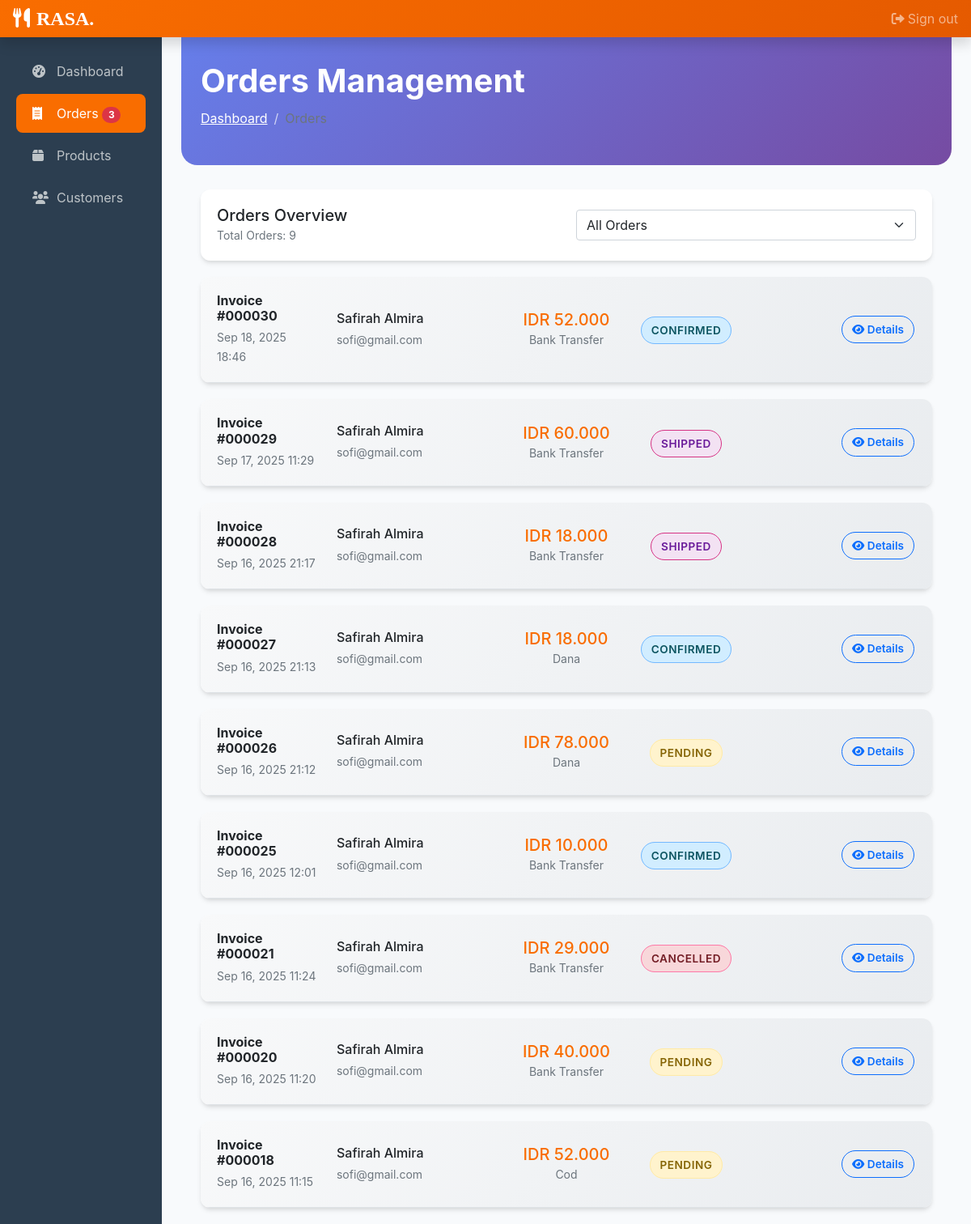
Page /dashboard/dashboard.php?page=orders (signed in) on the earlier database version.
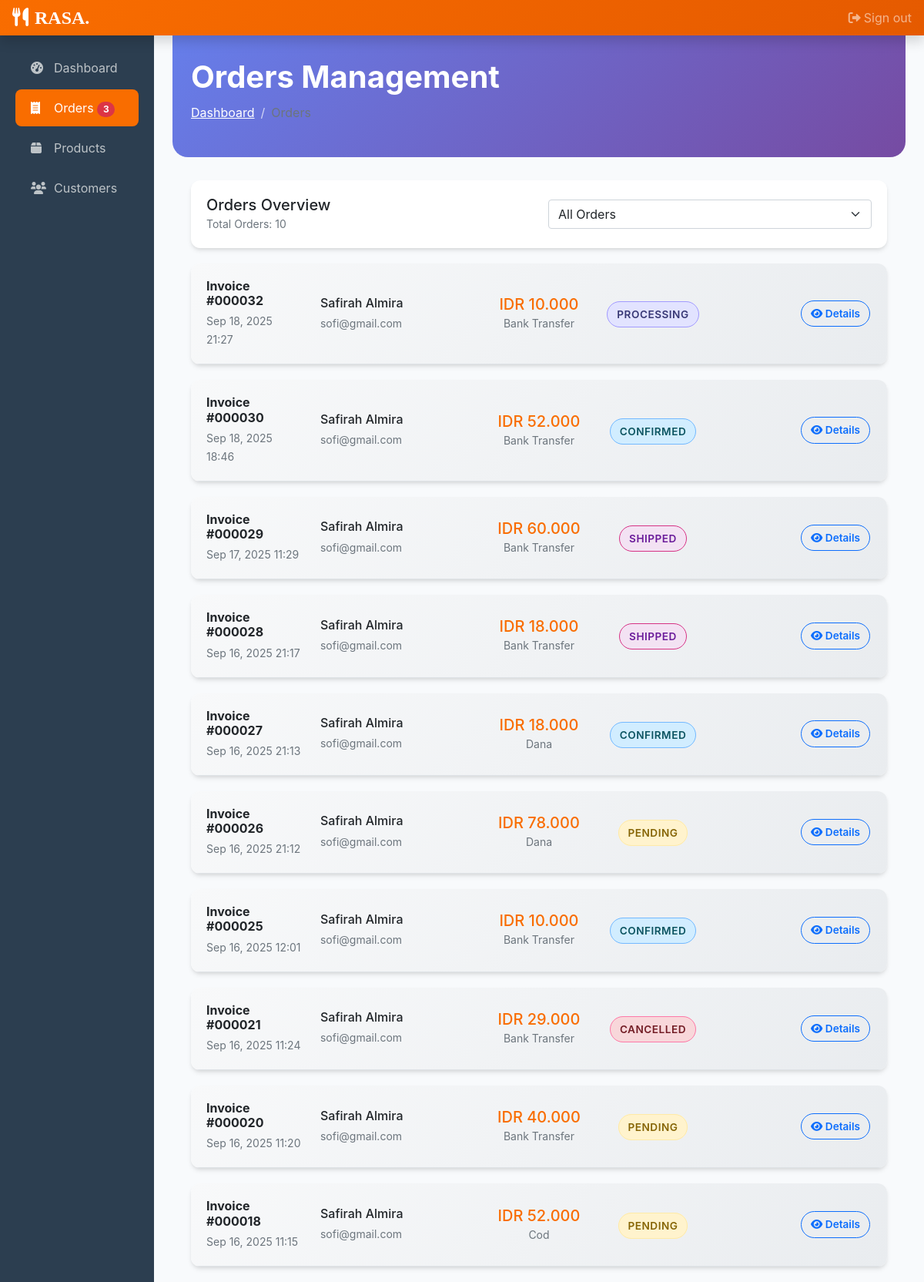
Same page on the later database version.
### tables this page shows
CREATE TABLE `transaction` (
  `id_transaction` int NOT NULL,
  `id_user` int NOT NULL,
  `date` datetime NOT NULL,
  `total_price` int NOT NULL,
  `payment_method` varchar(50) NOT NULL,
  `status` varchar(50) DEFAULT 'pending'
);

CREATE TABLE `users` (
  `id` int NOT NULL,
  `fullname` varchar(255) NOT NULL,
  `username` varchar(255) NOT NULL,
  `phone` varchar(255) NOT NULL,
  `email` varchar(255) NOT NULL,
  `address` varchar(255) NOT NULL,
  `password` varchar(255) NOT NULL,
  `role` enum('user','admin') NOT NULL,
  `profile_picture` varchar(255) DEFAULT NULL
);

### dashboard/dashboard.php (the view, shortened to what this page needs)
<?php
include '../config.php';
$current_page = isset($_GET['page']) ? $_GET['page'] : 'dashboard';
$transactions = [];
if ($current_page === 'orders') {
  $status_filter = isset($_GET['status']) ? $_GET['status'] : 'all';
  if ($status_filter === 'all') {
    $sql = "SELECT t.*, u.fullname, u.email, u.phone, u.address
            FROM transaction t
            JOIN users u ON t.id_user = u.id
            ORDER BY t.date DESC";
  } else {
    $sql = "SELECT t.*, u.fullname, u.email, u.phone, u.address
            FROM transaction t
            JOIN users u ON t.id_user = u.id
            WHERE t.status = '$status_filter'
            ORDER BY t.date DESC";
  }
  $result = mysqli_query($db, $sql);
  while ($row = mysqli_fetch_assoc($result)) {
    $transactions[] = $row;
  }
}
$stats = [];
?>
<!doctype html>
<html lang="en">
<head>
  <link href="../assets/dist/css/bootstrap.min.css" rel="stylesheet">
  <link href="https://cdnjs.cloudflare.com/ajax/libs/font-awesome/6.0.0/css/all.min.css" rel="stylesheet">
</head>
<body>
  <header class="navbar navbar-dark sticky-top flex-md-nowrap p-0 shadow">
    <a class="navbar-brand col-md-3 col-lg-2 me-0 px-3" href="dashboard.php">
      <i class="fas fa-utensils me-2"></i>RASA.
    </a>
    <div class="navbar-nav">
      <div class="nav-item text-nowrap">
        <a class="nav-link px-3" href="../index.php">
          <i class="fas fa-sign-out-alt me-1"></i>Sign out
        </a>
      </div>
    </div>
  </header>
  <div class="container-fluid">
    <div class="row">
      <nav id="sidebarMenu" class="col-md-3 col-lg-2 d-md-block sidebar collapse">
        <div class="position-sticky pt-3">
          <ul class="nav flex-column">
            <li class="nav-item">
              <a class="nav-link <?= $current_page === 'dashboard' ? 'active' : '' ?>"
                href="dashboard.php?page=dashboard">
                <i class="fas fa-tachometer-alt"></i>Dashboard
              </a>
            </li>
            <li class="nav-item">
              <a class="nav-link <?= $current_page === 'orders' ? 'active' : '' ?>" href="dashboard.php?page=orders">
                <i class="fas fa-receipt"></i>Orders
                <?php
                $pending_result = $db->query("SELECT COUNT(*) as count FROM transaction WHERE status = 'pending' OR status IS NULL");
                $pending_count = $pending_result->fetch_assoc()['count'];
                if ($pending_count > 0): ?>
                  <span class="badge bg-danger rounded-pill ms-auto"><?= $pending_count ?></span>
                <?php endif; ?>
              </a>
            </li>
            <li class="nav-item">
              <a class="nav-link <?= $current_page === 'products' ? 'active' : '' ?>"
                href="dashboard.php?page=products">
                <i class="fas fa-box"></i>Products
              </a>
            </li>
            <li class="nav-item">
              <a class="nav-link <?= $current_page === 'customers' ? 'active' : '' ?>"
                href="dashboard.php?page=customers">
                <i class="fas fa-users"></i>Customers
              </a>
            </li>
          </ul>
        </div>
      </nav>
      <main class="col-md-9 ms-sm-auto col-lg-10 px-md-4 main-content">
        <?php if ($current_page === 'dashboard'): ?>
          <div class="page-header">
            <div class="container-fluid">
              <h1 class="page-title">Dashboard</h1>
              <nav aria-label="breadcrumb">
                <ol class="breadcrumb">
                  <li class="breadcrumb-item active">Dashboard</li>
                </ol>
              </nav>
            </div>
          </div>
          <div class="container-fluid">
            <div class="row mb-4">
              <div class="col-md-3 mb-3">
                <div class="stat-card">
                  <div class="stat-icon" style="background: linear-gradient(135deg, #667eea 0%, #764ba2 100%);">
                    <i class="fas fa-shopping-cart"></i>
                  </div>
                  <h6 class="text-muted">Today's Orders</h6>
                  <h2 class="mb-0"><?= $stats['today_orders'] ?? 0 ?></h2>
                </div>
              </div>
              <div class="col-md-3 mb-3">
                <div class="stat-card">
                  <div class="stat-icon" style="background: linear-gradient(135deg, #f093fb 0%, #f5576c 100%);">
                    <i class="fas fa-clock"></i>
                  </div>
                  <h6 class="text-muted">Pending Orders</h6>
                  <h2 class="mb-0"><?= $stats['pending'] ?? 0 ?></h2>
                </div>
              </div>
              <div class="col-md-3 mb-3">
                <div class="stat-card">
                  <div class="stat-icon" style="background: linear-gradient(135deg, #4facfe 0%, #00f2fe 100%);">
                    <i class="fas fa-users"></i>
                  </div>
                  <h6 class="text-muted">Total Customers</h6>
                  <h2 class="mb-0"><?= $stats['total_customers'] ?? 0 ?></h2>
                </div>
              </div>
              <div class="col-md-3 mb-3">
                <div class="stat-card">
                  <div class="stat-icon" style="background: linear-gradient(135deg, #fa709a 0%, #fee140 100%);">
                    <i class="fas fa-dollar-sign"></i>
                  </div>
                  <h6 class="text-muted">Total Revenue</h6>
                  <h2 class="mb-0">IDR <?= number_format($stats['total_revenue'] ?? 0, 0, ',', '.') ?></h2>
                </div>
              </div>
            </div>
            <div class="row">
              <div class="col-12">
                <div class="stat-card">
                  <h5 class="mb-3">Quick Actions</h5>
                  <div class="d-flex flex-wrap gap-2">
                    <a href="dashboard.php?page=orders&status=pending" class="btn btn-warning">
                      <i class="fas fa-clock me-1"></i>Review Pending Orders
                    </a>
                    <a href="dashboard.php?page=products" class="btn btn-primary">
                      <i class="fas fa-plus me-1"></i>Add New Product
                    </a>
                    <a href="dashboard.php?page=customers" class="btn btn-info">
                      <i class="fas fa-users me-1"></i>Manage Customers
                    </a>
                    <a href="dashboard.php?page=orders" class="btn btn-success">
                      <i class="fas fa-list me-1"></i>View All Orders
                    </a>
                  </div>
                </div>
              </div>
            </div>
          </div>
        <?php elseif ($current_page === 'orders'): ?>
          <div class="page-header">
            <div class="container-fluid">
              <h1 class="page-title">Orders Management</h1>
              <nav aria-label="breadcrumb">
                <ol class="breadcrumb">
                  <li class="breadcrumb-item"><a href="dashboard.php" class="text-white">Dashboard</a></li>
                  <li class="breadcrumb-item active">Orders</li>
                </ol>
              </nav>
            </div>
          </div>
          <div class="container-fluid">
            <div class="filter-section">
              <div class="row align-items-center">
                <div class="col-md-6">
                  <h5 class="mb-0">Orders Overview</h5>
                  <small class="text-muted">Total Orders: <?= count($transactions) ?></small>
                </div>
                <div class="col-md-6">
                  <select class="form-select" id="status-filter" onchange="filterOrders()">
                    <option value="all" <?= ($_GET['status'] ?? 'all') === 'all' ? 'selected' : '' ?>>All Orders</option>
                  </select>
                </div>
              </div>
            </div>
            <?php if (empty($transactions)): ?>
              <div class="stat-card text-center py-5">
                <i class="fas fa-inbox fa-3x text-muted mb-3"></i>
                <h4>No orders found</h4>
                <p class="text-muted">No orders match the current filter.</p>
              </div>
            <?php else: ?>
              <?php foreach ($transactions as $transaction): ?>
                <?php
                $status_class = 'status-' . ($transaction['status'] ?? 'pending');
                ?>
                <div class="order-card">
                  <div class="order-header">
                    <div class="row align-items-center">
                      <div class="col-md-2">
                        <h6 class="mb-1 fw-bold">Invoice #<?= str_pad($transaction['id_transaction'], 6, '0', STR_PAD_LEFT) ?>
                        </h6>
                        <small class="text-muted"><?= date('M d, Y H:i', strtotime($transaction['date'])) ?></small>
                      </div>
                      <div class="col-md-3">
                        <h6 class="mb-1"><?= htmlspecialchars($transaction['fullname']) ?></h6>
                        <small class="text-muted"><?= htmlspecialchars($transaction['email']) ?></small>
                      </div>
                      <div class="col-md-2 text-center">
                        <h5 class="mb-0 text-primary">IDR <?= number_format($transaction['total_price'], 0, ',', '.') ?></h5>
                        <small
                          class="text-muted"><?= ucwords(str_replace('_', ' ', $transaction['payment_method'])) ?></small>
                      </div>
                      <div class="col-md-2 text-center">
                        <span class="status-badge <?= $status_class ?>">
                          <?= ucfirst($transaction['status'] ?? 'Pending') ?>
                        </span>
                      </div>
                      <div class="col-md-3 text-end">
                        <button class="btn btn-outline-primary quick-action-btn" data-bs-toggle="collapse"
                          data-bs-target="#order-<?= $transaction['id_transaction'] ?>">
                          <i class="fas fa-eye"></i> Details
                        </button>
                      </div>
                    </div>
                  </div>
                </div>
              <?php endforeach; ?>
            <?php endif; ?>
          </div>
        <?php endif; ?>
      </main>
    </div>
  </div>
</body>
</html>

### dashboard/dashboard.php (style rules this page uses)
:root { --primary-color: #f96d00; --primary-dark: #e55a00; --sidebar-bg: #2c3e50; --sidebar-hover: #34495e; --card-shadow: 0 4px 6px -1px rgba(0, 0, 0, 0.1), 0 2px 4px -1px rgba(0, 0, 0, 0.06); }
body { font-family: 'Inter', -apple-system, BlinkMacSystemFont, sans-serif; background: #f8fafc; }
.navbar { background: linear-gradient(135deg, var(--primary-color) 0%, var(--primary-dark) 100%) !important; box-shadow: var(--card-shadow); }
.navbar-brand { font-family: 'Spectral', serif; font-weight: 700; font-size: 1.5rem; }
.sidebar { background: var(--sidebar-bg) !important; min-height: 100vh; box-shadow: var(--card-shadow); }
.sidebar .nav-link { color: #bdc3c7 !important; padding: 12px 20px; border-radius: 8px; margin: 2px 8px; transition: all 0.3s ease; }
.sidebar .nav-link.active { background: var(--primary-color); color: white !important; }
.sidebar .nav-link i { width: 20px; margin-right: 10px; }
.main-content { background: #f8fafc; min-height: 100vh; }
.page-header { background: linear-gradient(135deg, #667eea 0%, #764ba2 100%); color: white; padding: 30px 0; margin-bottom: 30px; border-radius: 0 0 20px 20px; }
.order-card { background: white; border-radius: 12px; box-shadow: var(--card-shadow); margin-bottom: 20px; border: none; overflow: hidden; transition: transform 0.2s ease; }
.order-header { background: linear-gradient(135deg, #f8f9fa 0%, #e9ecef 100%); border-bottom: 1px solid #dee2e6; padding: 20px; }
.status-badge { padding: 8px 12px; border-radius: 20px; font-size: 0.85em; font-weight: 600; text-transform: uppercase; letter-spacing: 0.5px; }
.status-pending { background: #fff3cd; color: #856404; border: 1px solid #ffeaa7; }
.status-confirmed { background: #d1edff; color: #0c5460; border: 1px solid #74b9ff; }
.status-processing { background: #e2e3ff; color: #383874; border: 1px solid #a29bfe; }
.status-shipped { background: #f3e2f3; color: #6a1b9a; border: 1px solid #d63384; }
.status-cancelled { background: #f8d7da; color: #721c24; border: 1px solid #fd79a8; }
.btn { border-radius: 8px; padding: 10px 20px; font-weight: 600; transition: all 0.3s ease; }
.filter-section { background: white; padding: 20px; border-radius: 12px; box-shadow: var(--card-shadow); margin-bottom: 20px; }
.page-title { font-size: 2.5rem; font-weight: 700; margin-bottom: 10px; }
.breadcrumb { background: transparent; padding: 0; }
.breadcrumb-item+.breadcrumb-item::before { color: rgba(255, 255, 255, 0.7); }
.quick-action-btn { border-radius: 20px; padding: 6px 12px; font-size: 0.85em; margin: 0 2px; }
.text-primary { color: #F96D00 !important; }

Differences in the rows shown:
added transaction: id_transaction "000032", date "Sep 18, 2025 21:27", id_user.fullname "Safirah Almira", id_user.email "sofi@gmail.com", total_price "10.000", payment_method "Bank Transfer", status "PROCESSING"
Other differences:
count($transactions): "9" → "10"
